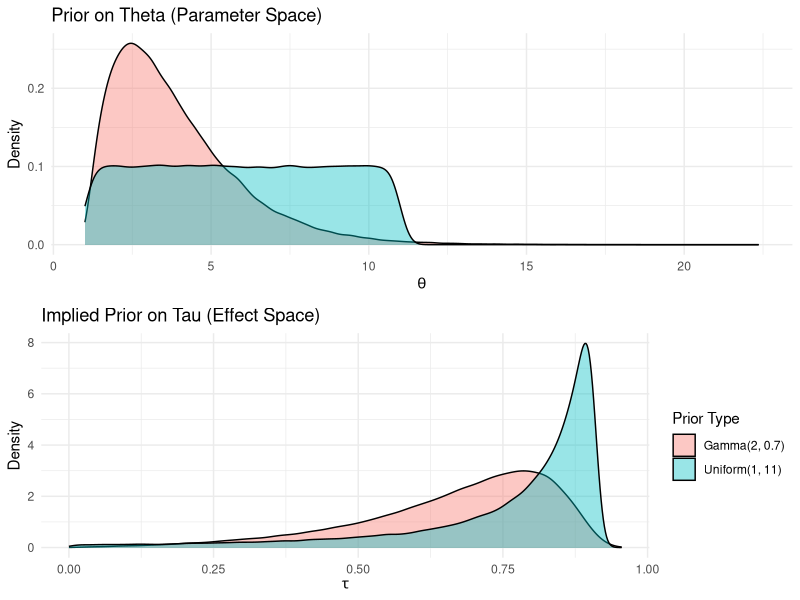

Source code (R):
library(ggplot2)
library(patchwork)

# Settings
n_sim <- 100000
a <- 2
b <- 0.7
tau_func <- function(theta) 1 - 1/theta

# 1. Generate Samples
# Gamma choice: theta = Gamma(2, 0.7) + 1
stheta_gamma <- rgamma(n_sim, a, b) + 1
stau_gamma   <- tau_func(stheta_gamma)

# Uniform choice: theta = Uniform(0, 10) + 1  => theta in [1, 11]
stheta_unif  <- runif(n_sim, 0, 10) + 1
stau_unif    <- tau_func(stheta_unif)

# Combine into dataframes for ggplot
df_theta <- data.frame(
  val = c(stheta_gamma, stheta_unif),
  type = rep(c("Gamma(2, 0.7)", "Uniform(1, 11)"), each = n_sim)
)

df_tau <- data.frame(
  val = c(stau_gamma, stau_unif),
  type = rep(c("Gamma(2, 0.7)", "Uniform(1, 11)"), each = n_sim)
)

# 2. Plotting
p1 <- ggplot(df_theta, aes(x = val, fill = type)) +
  geom_density(alpha = 0.4) +
  labs(title = "Prior on Theta (Parameter Space)", x = expression(theta), y = "Density") +
  theme_minimal() + theme(legend.position = "none")

p2 <- ggplot(df_tau, aes(x = val, fill = type)) +
  geom_density(alpha = 0.4) +
  labs(title = "Implied Prior on Tau (Effect Space)", x = expression(tau), y = "Density") +
  theme_minimal() + labs(fill = "Prior Type")

gridExtra::grid.arrange(p1, p2)